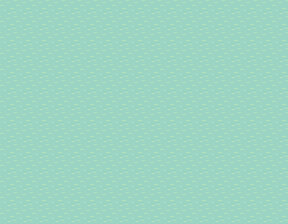

A level layout from a 2D game, rendered from its tile map. Below: a short description, then the map file with its tile-grid data intact:
An orthogonal 18x14 tile map with 16x16 px tiles, 1 tile layer (Tile Layer 1).

<map version="1.10" tiledversion="1.10.2" orientation="orthogonal" renderorder="right-down" width="18" height="14" tilewidth="16" tileheight="16" infinite="0" nextlayerid="2" nextobjectid="1">
 <tileset firstgid="1" name="water" tilewidth="16" tileheight="16" tilecount="4" columns="4">
  <image source="assets/Water.png" width="64" height="16" />
 </tileset>
 <layer id="1" name="Tile Layer 1" width="18" height="14">
  <data encoding="csv">
2,2,2,2,2,2,2,2,2,2,2,2,2,2,2,2,2,2,
2,2,2,2,2,2,2,2,2,2,2,2,2,2,2,2,2,2,
2,2,2,2,2,2,2,2,2,2,2,2,2,2,2,2,2,2,
2,2,2,2,2,2,2,2,2,2,2,2,2,2,2,2,2,2,
2,2,2,2,2,2,2,2,2,2,2,2,2,2,2,2,2,2,
2,2,2,2,2,2,2,2,2,2,2,2,2,2,2,2,2,2,
2,2,2,2,2,2,2,2,2,2,2,2,2,2,2,2,2,2,
2,2,2,2,2,2,2,2,2,2,2,2,2,2,2,2,2,2,
2,2,2,2,2,2,2,2,2,2,2,2,2,2,2,2,2,2,
2,2,2,2,2,2,2,2,2,2,2,2,2,2,2,2,2,2,
2,2,2,2,2,2,2,2,2,2,2,2,2,2,2,2,2,2,
2,2,2,2,2,2,2,2,2,2,2,2,2,2,2,2,2,2,
2,2,2,2,2,2,2,2,2,2,2,2,2,2,2,2,2,2,
2,2,2,2,2,2,2,2,2,2,2,2,2,2,2,2,2,2
</data>
 </layer>
</map>
